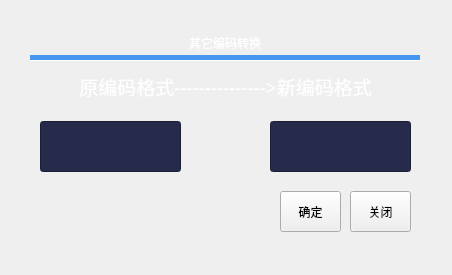
<?xml version="1.0" encoding="UTF-8"?>
<ui version="4.0">
 <class>Form</class>
 <widget class="QWidget" name="Form">
  <property name="geometry">
   <rect>
    <x>0</x>
    <y>0</y>
    <width>452</width>
    <height>275</height>
   </rect>
  </property>
  <property name="windowTitle">
   <string>Form</string>
  </property>
  <widget class="QLabel" name="label">
   <property name="geometry">
    <rect>
     <x>0</x>
     <y>0</y>
     <width>451</width>
     <height>271</height>
    </rect>
   </property>
   <property name="text">
    <string/>
   </property>
   <property name="pixmap">
    <pixmap>res/background.png</pixmap>
   </property>
   <property name="scaledContents">
    <bool>true</bool>
   </property>
  </widget>
  <widget class="QTabWidget" name="tabWidget">
   <property name="geometry">
    <rect>
     <x>30</x>
     <y>30</y>
     <width>391</width>
     <height>211</height>
    </rect>
   </property>
   <property name="styleSheet">
    <string notr="true">QTabWidget::pane{
min-width:70px;
min-height:25px;
border-top: 1px solid;
border-color: white;
}

QTabBar::tab {

min-width:110px;

min-height:25px;

color: white;

font: 57 14pt &quot;Alibaba PuHuiTi&quot;;

border: 0px solid;



}

QTabBar::tab:selected{

min-width:390px;

min-height:25px;
color: white;

font: 57 16pt &quot;Alibaba PuHuiTi&quot;;

border: 0px solid;

border-bottom: 5px solid;

border-color: #4796f0;

}
</string>
   </property>
   <property name="currentIndex">
    <number>0</number>
   </property>
   <widget class="QWidget" name="tab_15">
    <attribute name="title">
     <string>其它编码转换</string>
    </attribute>
    <widget class="QLabel" name="label_20">
     <property name="geometry">
      <rect>
       <x>10</x>
       <y>10</y>
       <width>371</width>
       <height>31</height>
      </rect>
     </property>
     <property name="font">
      <font>
       <family>Alibaba PuHuiTi</family>
       <pointsize>14</pointsize>
       <weight>7</weight>
       <italic>false</italic>
       <bold>false</bold>
      </font>
     </property>
     <property name="autoFillBackground">
      <bool>false</bool>
     </property>
     <property name="styleSheet">
      <string notr="true">color: white;
font: 57 14pt &quot;Alibaba PuHuiTi&quot;;</string>
     </property>
     <property name="text">
      <string>原编码格式---------------&gt;新编码格式</string>
     </property>
     <property name="alignment">
      <set>Qt::AlignCenter</set>
     </property>
    </widget>
    <widget class="QPushButton" name="pushButton_4">
     <property name="geometry">
      <rect>
       <x>320</x>
       <y>130</y>
       <width>61</width>
       <height>41</height>
      </rect>
     </property>
     <property name="styleSheet">
      <string notr="true">QPushButton {	
	color: white;
	font: 57 12pt &quot;Alibaba PuHuiTi&quot;;
	background-color: rgb(107, 146, 255);
	border-radius:10px;
}
QPushButton:hover {
	color: black;
	background-color: rgb(129, 162, 255)
}
QPushButton:pressed {	
	background-color: rgb(107, 146, 255);
	color: white;
}
border-image: url(:/button/button_unselected.png);</string>
     </property>
     <property name="text">
      <string>关闭</string>
     </property>
    </widget>
    <widget class="QLineEdit" name="lineEdit_4">
     <property name="geometry">
      <rect>
       <x>10</x>
       <y>60</y>
       <width>141</width>
       <height>51</height>
      </rect>
     </property>
     <property name="styleSheet">
      <string notr="true">background-color: rgb(38, 43, 75);
color: white;
font: 57 14pt &quot;Alibaba PuHuiTi&quot;;</string>
     </property>
     <property name="alignment">
      <set>Qt::AlignCenter</set>
     </property>
    </widget>
    <widget class="QPushButton" name="pushButton_15">
     <property name="geometry">
      <rect>
       <x>250</x>
       <y>130</y>
       <width>61</width>
       <height>41</height>
      </rect>
     </property>
     <property name="styleSheet">
      <string notr="true">QPushButton {	
	color: white;
	font: 57 12pt &quot;Alibaba PuHuiTi&quot;;
	background-color: rgb(107, 146, 255);
	border-radius:10px;
}
QPushButton:hover {
	color: black;
	background-color: rgb(129, 162, 255)
}
QPushButton:pressed {	
	background-color: rgb(107, 146, 255);
	color: white;
}
border-image: url(:/button/button_unselected.png);</string>
     </property>
     <property name="text">
      <string>确定</string>
     </property>
    </widget>
    <widget class="QLineEdit" name="lineEdit_5">
     <property name="geometry">
      <rect>
       <x>240</x>
       <y>60</y>
       <width>141</width>
       <height>51</height>
      </rect>
     </property>
     <property name="styleSheet">
      <string notr="true">background-color: rgb(38, 43, 75);
color: white;
font: 57 14pt &quot;Alibaba PuHuiTi&quot;;</string>
     </property>
     <property name="alignment">
      <set>Qt::AlignCenter</set>
     </property>
    </widget>
    <widget class="QLabel" name="label_21">
     <property name="geometry">
      <rect>
       <x>170</x>
       <y>70</y>
       <width>51</width>
       <height>31</height>
      </rect>
     </property>
     <property name="font">
      <font>
       <family>Alibaba PuHuiTi</family>
       <pointsize>14</pointsize>
       <weight>7</weight>
       <italic>false</italic>
       <bold>false</bold>
      </font>
     </property>
     <property name="autoFillBackground">
      <bool>false</bool>
     </property>
     <property name="styleSheet">
      <string notr="true">color: white;
font: 57 14pt &quot;Alibaba PuHuiTi&quot;;</string>
     </property>
     <property name="text">
      <string/>
     </property>
     <property name="pixmap">
      <pixmap>res/右箭头.png</pixmap>
     </property>
     <property name="scaledContents">
      <bool>true</bool>
     </property>
     <property name="alignment">
      <set>Qt::AlignCenter</set>
     </property>
    </widget>
   </widget>
  </widget>
 </widget>
 <resources/>
 <connections/>
</ui>
